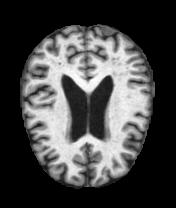
#> input picture notebooks/Alz_data/test/NonDemented/26 (82).jpg, 176 x 208 px; its folder holds only this picture in this run
$ jupyter execute --allow-errors eda.ipynb
#> lines starting #> are read from the running program, lines starting #| are printed output that depends on the picture; after the words box and inside, x2 and y2 are one past the last pixel; in counts of white or black regions, pixels touching at a corner belong together
[cell 1]
import numpy as np
import matplotlib.pyplot as plt
from PIL import Image
from skimage.transform import resize, rotate
import pandas as pd
from skimage import io, color, filters, feature, restoration
from skimage.transform import resize, rotate
from skimage import data
from skimage.feature._canny import canny
import cv2
import os

[cell 2]
import glob
non_demented = glob.glob('../Alz_data/train/NonDemented/*.jpg')
mod_demented = glob.glob('../Alz_data/train/ModerateDemented/*.jpg')
mild_demented = glob.glob('../Alz_data/train/MildDemented/*.jpg')
very_mild_demented = glob.glob('../Alz_data/train/VeryMildDemented/*.jpg')

[cell 3]
def array(filepath):
    x = np.array([np.array(Image.open(fname)) for fname in filepath])
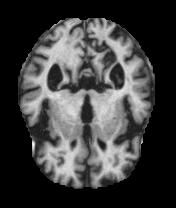
#> input picture Alz_data/train/ModerateDemented/moderateDem0.jpg, 176 x 208 px
    return x

[cell 4]
nd = array(non_demented)

[cell 5]
mild = array(mild_demented)

[cell 6]
very_mild = array(very_mild_demented)

mod = array(mod_demented)

[cell 7]
mod = array(mod_demented)

#> (a cell that did not finish here is left out)

[cell 9]
# [27 lines left out: function graph_averages, not called in this run]

#> (a cell that did not finish here is left out)

[cell 11]
# [17 lines left out: function graph_averages, not called in this run]

#> (a cell that did not finish here is left out)

[cell 13]
def files_to_array(name, filepath):
    """Takes the filepath of images and imports them. Output is into a numpy array """
    name = glob.glob(filepath)
    x = np.array([np.array(Image.open(fname)) for fname in filepath])
    return x

#> (a cell that did not finish here is left out)

[cell 15]
def resize_gray_mat(filelist):
    x = []
#> x = []
    for fname in filelist:
        vec = np.array(Image.open(fname))
#> vec is the input picture: shape (208, 176); min 0, max 255, mean 70.2
        rs = resize(vec, (64,64))
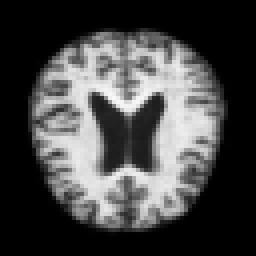
#> rs: shape (64, 64) float64 (shown 4 times larger); min 0, max 0.979, mean 0.275
        img = color.rgb2gray(rs)
        x.append(img)
    return np.array(x)

[cell 16]
non_dom = resize_gray_mat(non_demented)

#> (a cell that did not finish here is left out)

[cell 18]
def find_mean_img(full_mat, title):
    mean_img = full_mat.mean(axis = 0)
    plt.imshow(mean_img, cmap='Greys_r')
    plt.axis('off')
    plt.show()
    return mean_img

[cell 19]
non_dem_avg = find_mean_img(non_dom, "Non Demented")

#> (a cell that did not finish here is left out)

#> (a cell that did not finish here is left out)

[cell 22]
# [17 lines left out: function graph_averages, not called in this run]

#> (a cell that did not finish here is left out)

[cell 24]
# [7 lines left out: function contrast_mean, not called in this run]

#> (a cell that did not finish here is left out)

[cell 26]
# [25 lines of commented-out code are left out]

[cell 27]
def make_gray(img):
    img = color.rgb2gray(img)
    return img

def apply_sobel(img, mode='nearest'):
#> called with mode = 'nearest'
    return filters.sobel(img)
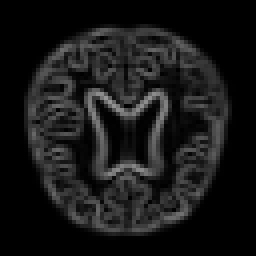
#> returned value: shape (64, 64) float64 (shown 4 times larger); min 0, max 0.592, mean 0.0927

def apply_canny(img):
    return feature.canny(img, sigma=2, low_threshold=.1, high_threshold=.4)
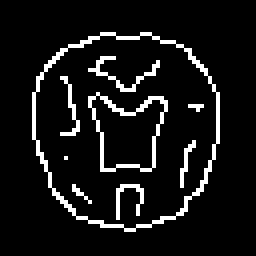
#> returned value: shape (64, 64) bool (shown 4 times larger); 8.4% white in thin lines or dots, all inside (x1, y1, x2, y2) = (8, 8, 55, 58)

def restoration_bi(img):
    return restoration.denoise_bilateral(img, sigma_spatial=.02, bins=1000, mode='edge')
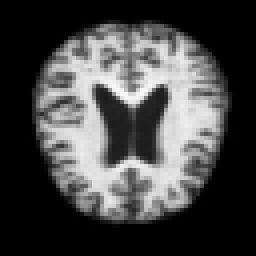
#> returned value: shape (64, 64) float64 (shown 4 times larger); min 0, max 0.979, mean 0.275

def restoration_cham(img):
    return restoration.denoise_tv_chambolle(img, weight=.0001)

[cell 28]
def graph_filters(img, title):
#> called with title = 'Non Demented Brains'
    fig, axs = plt.subplots(2,2, figsize=(8,8))
    for idx, ax in enumerate(axs.flatten()):
        ax.imshow(img[idx], cmap='gray')
    for ind, t in enumerate(title):
        ax.set_title(title[ind])
#     ax[1].set_title(f'{title} Canny Filter')
#     ax[2].set_title(f'{title} Sobel Filter')
#     ax[3].set_title(f'{title} Canny Filter')
    plt.savefig(f'../images/{title}.png')
    plt.show()
